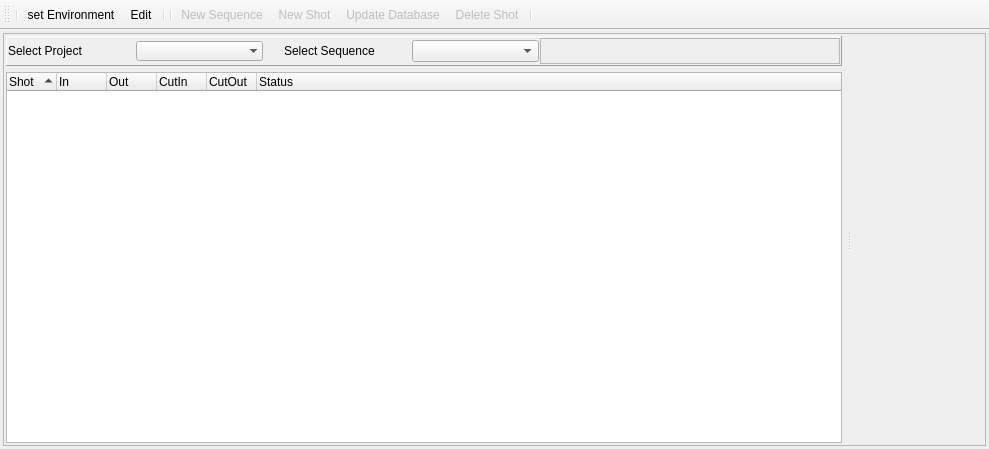
<?xml version="1.0" encoding="UTF-8"?>
<ui version="4.0">
 <class>MainWindow</class>
 <widget class="QMainWindow" name="MainWindow">
  <property name="geometry">
   <rect>
    <x>0</x>
    <y>0</y>
    <width>989</width>
    <height>449</height>
   </rect>
  </property>
  <property name="windowTitle">
   <string>Shot Manager</string>
  </property>
  <property name="windowIcon">
   <iconset>
    <normaloff>:/todo.svg</normaloff>:/todo.svg</iconset>
  </property>
  <property name="documentMode">
   <bool>false</bool>
  </property>
  <widget class="QWidget" name="centralwidget">
   <layout class="QVBoxLayout" name="verticalLayout_2">
    <property name="margin">
     <number>3</number>
    </property>
    <item>
     <widget class="QSplitter" name="splitter">
      <property name="frameShape">
       <enum>QFrame::StyledPanel</enum>
      </property>
      <property name="lineWidth">
       <number>4</number>
      </property>
      <property name="orientation">
       <enum>Qt::Horizontal</enum>
      </property>
      <property name="opaqueResize">
       <bool>false</bool>
      </property>
      <property name="handleWidth">
       <number>10</number>
      </property>
      <property name="childrenCollapsible">
       <bool>true</bool>
      </property>
      <widget class="QWidget" name="widget" native="true">
       <layout class="QVBoxLayout" name="verticalLayout_3">
        <property name="margin">
         <number>2</number>
        </property>
        <item>
         <widget class="QFrame" name="frame">
          <property name="maximumSize">
           <size>
            <width>16777215</width>
            <height>30</height>
           </size>
          </property>
          <property name="frameShape">
           <enum>QFrame::Panel</enum>
          </property>
          <property name="frameShadow">
           <enum>QFrame::Raised</enum>
          </property>
          <property name="lineWidth">
           <number>1</number>
          </property>
          <property name="midLineWidth">
           <number>1</number>
          </property>
          <layout class="QVBoxLayout" name="verticalLayout_4">
           <property name="spacing">
            <number>1</number>
           </property>
           <property name="margin">
            <number>1</number>
           </property>
           <item>
            <layout class="QGridLayout" name="gridLayout" columnminimumwidth="0,50,0,0,50,300">
             <property name="sizeConstraint">
              <enum>QLayout::SetDefaultConstraint</enum>
             </property>
             <property name="verticalSpacing">
              <number>5</number>
             </property>
             <item row="0" column="1">
              <widget class="QComboBox" name="ProjectComboBox">
               <property name="editable">
                <bool>false</bool>
               </property>
               <property name="frame">
                <bool>false</bool>
               </property>
              </widget>
             </item>
             <item row="0" column="4">
              <widget class="QComboBox" name="SequComboBox">
               <property name="maximumSize">
                <size>
                 <width>748</width>
                 <height>16777215</height>
                </size>
               </property>
              </widget>
             </item>
             <item row="0" column="0">
              <widget class="QLabel" name="label">
               <property name="text">
                <string>Select Project</string>
               </property>
              </widget>
             </item>
             <item row="0" column="3">
              <widget class="QLabel" name="label_2">
               <property name="text">
                <string>Select Sequence</string>
               </property>
              </widget>
             </item>
             <item row="0" column="5">
              <widget class="QFrame" name="frame_2">
               <property name="frameShape">
                <enum>QFrame::StyledPanel</enum>
               </property>
               <property name="frameShadow">
                <enum>QFrame::Raised</enum>
               </property>
              </widget>
             </item>
             <item row="0" column="2">
              <spacer name="verticalSpacer">
               <property name="orientation">
                <enum>Qt::Vertical</enum>
               </property>
               <property name="sizeHint" stdset="0">
                <size>
                 <width>20</width>
                 <height>40</height>
                </size>
               </property>
              </spacer>
             </item>
            </layout>
           </item>
          </layout>
         </widget>
        </item>
        <item>
         <widget class="QTreeWidget" name="list">
          <property name="sizePolicy">
           <sizepolicy hsizetype="Minimum" vsizetype="Expanding">
            <horstretch>0</horstretch>
            <verstretch>0</verstretch>
           </sizepolicy>
          </property>
          <property name="minimumSize">
           <size>
            <width>400</width>
            <height>0</height>
           </size>
          </property>
          <property name="frameShape">
           <enum>QFrame::StyledPanel</enum>
          </property>
          <property name="frameShadow">
           <enum>QFrame::Plain</enum>
          </property>
          <property name="lineWidth">
           <number>0</number>
          </property>
          <property name="autoScroll">
           <bool>false</bool>
          </property>
          <property name="tabKeyNavigation">
           <bool>false</bool>
          </property>
          <property name="alternatingRowColors">
           <bool>true</bool>
          </property>
          <property name="rootIsDecorated">
           <bool>true</bool>
          </property>
          <property name="uniformRowHeights">
           <bool>true</bool>
          </property>
          <property name="sortingEnabled">
           <bool>true</bool>
          </property>
          <property name="animated">
           <bool>true</bool>
          </property>
          <property name="allColumnsShowFocus">
           <bool>false</bool>
          </property>
          <property name="wordWrap">
           <bool>true</bool>
          </property>
          <property name="expandsOnDoubleClick">
           <bool>false</bool>
          </property>
          <attribute name="headerCascadingSectionResizes">
           <bool>false</bool>
          </attribute>
          <attribute name="headerDefaultSectionSize">
           <number>50</number>
          </attribute>
          <attribute name="headerHighlightSections">
           <bool>true</bool>
          </attribute>
          <attribute name="headerMinimumSectionSize">
           <number>40</number>
          </attribute>
          <attribute name="headerStretchLastSection">
           <bool>true</bool>
          </attribute>
          <column>
           <property name="text">
            <string>Shot</string>
           </property>
          </column>
          <column>
           <property name="text">
            <string>In</string>
           </property>
          </column>
          <column>
           <property name="text">
            <string>Out</string>
           </property>
          </column>
          <column>
           <property name="text">
            <string>CutIn</string>
           </property>
          </column>
          <column>
           <property name="text">
            <string>CutOut</string>
           </property>
          </column>
          <column>
           <property name="text">
            <string>Status</string>
           </property>
          </column>
         </widget>
        </item>
       </layout>
      </widget>
      <widget class="editor" name="editor" native="true">
       <property name="enabled">
        <bool>false</bool>
       </property>
       <property name="maximumSize">
        <size>
         <width>500</width>
         <height>16777215</height>
        </size>
       </property>
      </widget>
     </widget>
    </item>
   </layout>
  </widget>
  <widget class="QToolBar" name="toolBar">
   <property name="sizePolicy">
    <sizepolicy hsizetype="Preferred" vsizetype="Minimum">
     <horstretch>0</horstretch>
     <verstretch>0</verstretch>
    </sizepolicy>
   </property>
   <property name="minimumSize">
    <size>
     <width>0</width>
     <height>30</height>
    </size>
   </property>
   <property name="windowTitle">
    <string>toolBar</string>
   </property>
   <attribute name="toolBarArea">
    <enum>TopToolBarArea</enum>
   </attribute>
   <attribute name="toolBarBreak">
    <bool>false</bool>
   </attribute>
   <addaction name="separator"/>
   <addaction name="actionSet_project"/>
   <addaction name="actionEdit"/>
   <addaction name="separator"/>
   <addaction name="separator"/>
   <addaction name="actionNew_Sequence"/>
   <addaction name="actionNew_Task"/>
   <addaction name="actionUpdate_database"/>
   <addaction name="actionDelete_Task"/>
   <addaction name="separator"/>
  </widget>
  <action name="actionDelete_Task">
   <property name="enabled">
    <bool>false</bool>
   </property>
   <property name="text">
    <string>Delete Shot</string>
   </property>
   <property name="shortcut">
    <string>Del</string>
   </property>
  </action>
  <action name="actionNew_Task">
   <property name="enabled">
    <bool>false</bool>
   </property>
   <property name="text">
    <string>New Shot</string>
   </property>
  </action>
  <action name="actionUpdate_database">
   <property name="enabled">
    <bool>false</bool>
   </property>
   <property name="text">
    <string>Update Database</string>
   </property>
  </action>
  <action name="actionEdit">
   <property name="checkable">
    <bool>true</bool>
   </property>
   <property name="text">
    <string>Edit</string>
   </property>
  </action>
  <action name="actionNew_Sequence">
   <property name="enabled">
    <bool>false</bool>
   </property>
   <property name="text">
    <string>New Sequence</string>
   </property>
  </action>
  <action name="actionSet_project">
   <property name="text">
    <string>set Environment</string>
   </property>
  </action>
 </widget>
 <customwidgets>
  <customwidget>
   <class>editor</class>
   <extends>QWidget</extends>
   <header>editor</header>
   <container>1</container>
  </customwidget>
 </customwidgets>
 <resources/>
 <connections/>
</ui>
